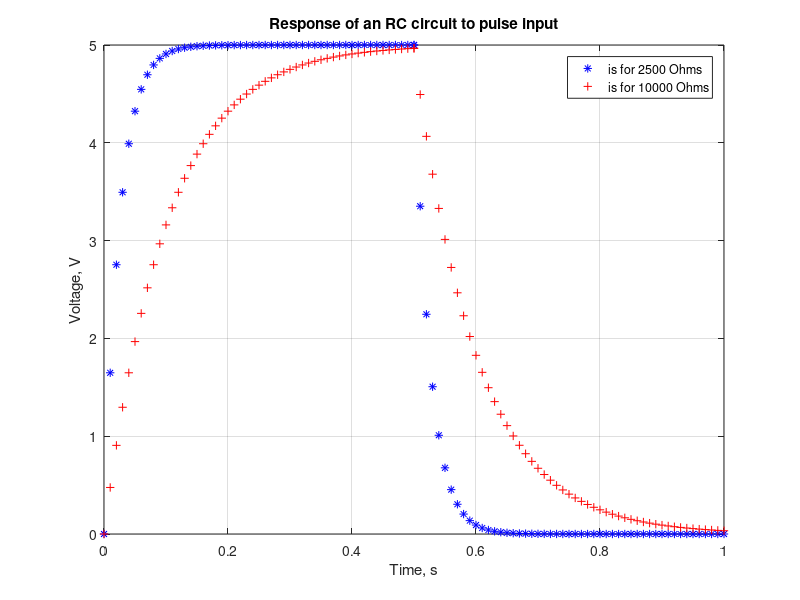

MATLAB code for this plot:
t1 = 0:0.01:0.5; % thời gian nạp
t2 = 0:0.01:0.5; % thời gian xả
C = 10e-6;
R1 = 2.5e3;
R2 = 10e3;
Vs = 5;
% Khi tụ nạp
% Với R1
V1_nap = Vs*(1-exp(-t1/(R1*C)));
% Điện thế khi tụ nạp ở thời gian T/2
Vm1 = Vs*(1-exp(-0.5/(R1*C)));
% Với R2
V2_nap = Vs*(1-exp(-t1/(R2*C)));
% Điện thế khi tụ nạp ở thời gian T/2
Vm2 = Vs*(1-exp(-0.5/(R2*C)));

% Khi tụ xả
% Với R1
V1_xa = Vm1*exp(-t2/(R1*C));
% Với R2
V2_xa = Vm2*exp(-t2/(R2*C));

% Tổng thời gian và điện áp lại
t_tong = [t1, 0.5 + t2];
V1_tong = [V1_nap, V1_xa];
V2_tong = [V2_nap, V2_xa];

% Vẽ đồ thị
plot(t_tong, V1_tong, 'b*');
hold on;
plot(t_tong, V2_tong, 'r+');
grid on;
xlabel('Time, s');
ylabel('Voltage, V');
title('Response of an RC circuit to pulse input')
legend('is for 2500 Ohms','is for 10000 Ohms');
